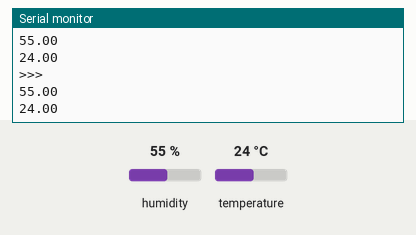
This sketch was run on a simulated Arduino Uno, built with avr-gcc and run on an emulated ATmega328P. On the bench: the last lines printed to the serial monitor. Inputs (shaded band) come from the test bench; at power-on: humidity 55 %, temperature 24 °C.

Above: at 3.5 s.
3.6 s: humidity set to 22 %
At 6.2 s:
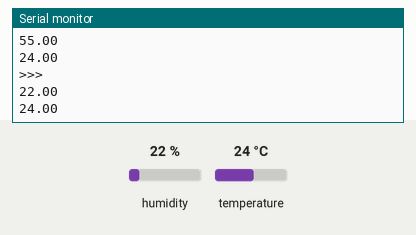
7.2 s: temperature set to 12 °C
At 8.9 s:
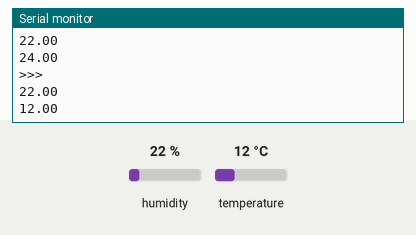
10.8 s: humidity set to 40 %
At 11.3 s:
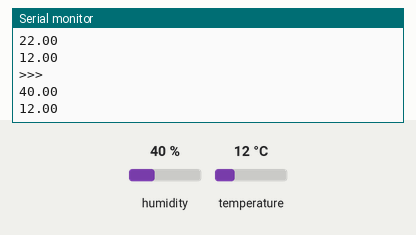
Timing chart, 0 to 13.8 s (numbered marks = the images above; inputs shaded):
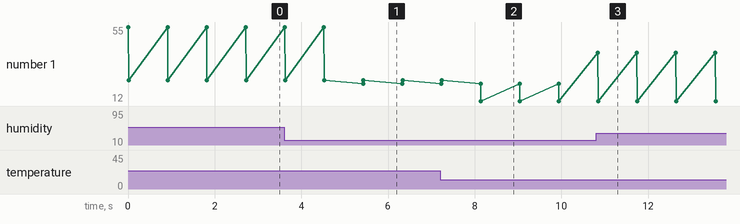

The sketch:

capteur.ino
```cpp
#include "DHT.h"
#define DHTPIN 8
#define DHTTYPE DHT22
DHT dht(DHTPIN, DHTTYPE);
float lum = 0;  // variable to store the value read
float temp = 0;
void setup() {
  Serial.begin(9600);           //  setup serial
  dht.begin();
}

void loop() {
  float h = dht.readHumidity();
  float t = dht.readTemperature();

   if (isnan(h) || isnan(t)) {
    float h = 0;
    float t = 0;
    return;
  }

  Serial.println(">>>");
  Serial.println(h);
  Serial.println(t);
  delay(900);
}
```

Measured:
- after the input at 3.6 s, the serial monitor: prints a new line after 1.8 s (image 1)
- after the input at 7.2 s, the serial monitor: prints a new line after 0.94 s (image 2)
- after the input at 10.8 s, the serial monitor: prints a new line at once (image 3)
- plotted number 1: 24 → 12 after the input at 7.2 s
